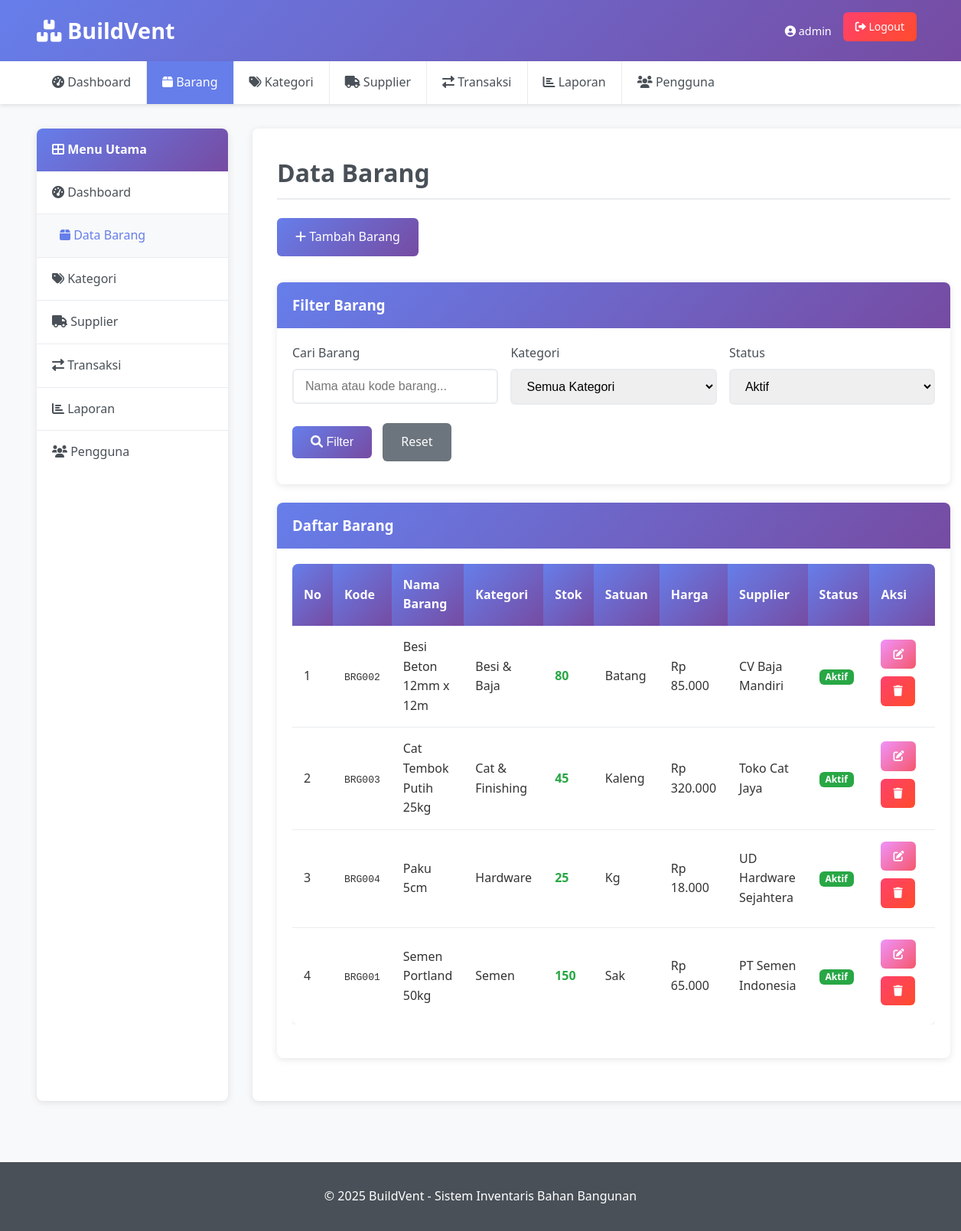
Page /barang.php (signed in) on the committed database.
### tables this page shows
CREATE TABLE IF NOT EXISTS barang (
    id INT PRIMARY KEY AUTO_INCREMENT,
    kode_barang VARCHAR(20) UNIQUE NOT NULL,
    nama_barang VARCHAR(100) NOT NULL,
    kategori_id INT,
    supplier_id INT,
    satuan VARCHAR(20) NOT NULL,
    stok INT DEFAULT 0,
    stok_minimum INT DEFAULT 0,
    harga DECIMAL(15,2) DEFAULT 0,
    lokasi VARCHAR(100),
    deskripsi TEXT,
    status ENUM('aktif', 'nonaktif') DEFAULT 'aktif',
    created_at TIMESTAMP DEFAULT CURRENT_TIMESTAMP,
    updated_at TIMESTAMP DEFAULT CURRENT_TIMESTAMP ON UPDATE CURRENT_TIMESTAMP,
    FOREIGN KEY (kategori_id) REFERENCES kategori(id),
    FOREIGN KEY (supplier_id) REFERENCES supplier(id)
);

CREATE TABLE IF NOT EXISTS kategori (
    id INT PRIMARY KEY AUTO_INCREMENT,
    nama_kategori VARCHAR(100) NOT NULL,
    deskripsi TEXT,
    status ENUM('aktif', 'nonaktif') DEFAULT 'aktif',
    created_at TIMESTAMP DEFAULT CURRENT_TIMESTAMP,
    updated_at TIMESTAMP DEFAULT CURRENT_TIMESTAMP ON UPDATE CURRENT_TIMESTAMP
);

CREATE TABLE IF NOT EXISTS supplier (
    id INT PRIMARY KEY AUTO_INCREMENT,
    nama_supplier VARCHAR(100) NOT NULL,
    kontak VARCHAR(50),
    alamat TEXT,
    email VARCHAR(100),
    status ENUM('aktif', 'nonaktif') DEFAULT 'aktif',
    created_at TIMESTAMP DEFAULT CURRENT_TIMESTAMP,
    updated_at TIMESTAMP DEFAULT CURRENT_TIMESTAMP ON UPDATE CURRENT_TIMESTAMP
);

### config/database.php (called while the page is built, shortened)
<?php
function formatRupiah($angka) {
    return "Rp " . number_format($angka, 0, ',', '.');
}
?>

### barang.php (the view, shortened to what this page needs)
<?php
require_once 'config/database.php';
$search = isset($_GET['search']) ? mysqli_real_escape_string($conn, $_GET['search']) : '';
$status_filter = isset($_GET['status']) ? mysqli_real_escape_string($conn, $_GET['status']) : 'aktif';
$where_conditions = ["b.status = '$status_filter'"];
$where_clause = implode(" AND ", $where_conditions);
$query = "
    SELECT b.*, k.nama_kategori, s.nama_supplier
    FROM barang b
    LEFT JOIN kategori k ON b.kategori_id = k.id
    LEFT JOIN supplier s ON b.supplier_id = s.id
    WHERE $where_clause
    ORDER BY b.nama_barang
";
$result = mysqli_query($conn, $query);
$barang_list = [];
if ($result) {
    while ($row = mysqli_fetch_assoc($result)) {
        $barang_list[] = $row;
    }
}
include 'includes/header.php';
?>
<div class="layout">
    <?php include 'includes/sidebar.php'; ?>
    <div class="main-content">
        <h1 class="page-title">Data Barang</h1>
        <div class="mb-3">
            <a href="barang_form.php" class="btn btn-primary">
                <i class="fas fa-plus"></i> Tambah Barang
            </a>
        </div>
        <div class="card mb-3">
            <div class="card-header">
                <h3>Filter Barang</h3>
            </div>
            <div class="card-body">
                <form method="GET" action="">
                    <div class="form-row">
                        <div class="form-group">
                            <label class="form-label">Cari Barang</label>
                            <input type="text" name="search" class="form-control"
                                   placeholder="Nama atau kode barang..."
                                   value="<?php echo htmlspecialchars($search); ?>">
                        </div>
                        <div class="form-group">
                            <label class="form-label">Kategori</label>
                            <select name="kategori" class="form-control">
                                <option value="">Semua Kategori</option>
                            </select>
                        </div>
                        <div class="form-group">
                            <label class="form-label">Status</label>
                            <select name="status" class="form-control">
                                <option value="aktif" <?php echo $status_filter == 'aktif' ? 'selected' : ''; ?>>Aktif</option>
                            </select>
                        </div>
                    </div>
                    <button type="submit" class="btn btn-primary">
                        <i class="fas fa-search"></i> Filter
                    </button>
                    <a href="barang.php" class="btn btn-secondary">Reset</a>
                </form>
            </div>
        </div>
        <div class="card">
            <div class="card-header">
                <h3>Daftar Barang</h3>
            </div>
            <div class="card-body">
                <?php if (empty($barang_list)): ?>
                    <p class="text-muted text-center">Tidak ada data barang.</p>
                <?php else: ?>
                    <div class="table-container">
                        <table class="table">
                            <thead>
                                <tr>
                                    <th>No</th>
                                    <th>Kode</th>
                                    <th>Nama Barang</th>
                                    <th>Kategori</th>
                                    <th>Stok</th>
                                    <th>Satuan</th>
                                    <th>Harga</th>
                                    <th>Supplier</th>
                                    <th>Status</th>
                                    <th class="no-print">Aksi</th>
                                </tr>
                            </thead>
                            <tbody>
                                <?php foreach ($barang_list as $index => $barang): ?>
                                    <tr>
                                        <td><?php echo $index + 1; ?></td>
                                        <td><code><?php echo htmlspecialchars($barang['kode_barang']); ?></code></td>
                                        <td><?php echo htmlspecialchars($barang['nama_barang']); ?></td>
                                        <td><?php echo htmlspecialchars($barang['nama_kategori'] ?? '-'); ?></td>
                                        <td class="<?php echo $barang['stok'] <= $barang['stok_minimum'] ? 'text-danger' : 'text-success'; ?>">
                                            <strong><?php echo $barang['stok']; ?></strong>
                                        </td>
                                        <td><?php echo htmlspecialchars($barang['satuan']); ?></td>
                                        <td><?php echo formatRupiah($barang['harga']); ?></td>
                                        <td><?php echo htmlspecialchars($barang['nama_supplier'] ?? '-'); ?></td>
                                        <td>
                                            <?php if ($barang['status'] == 'aktif'): ?>
                                                <span class="badge bg-success">Aktif</span>
                                            <?php else: ?>
                                                <span class="badge bg-danger">Nonaktif</span>
                                            <?php endif; ?>
                                        </td>
                                        <td class="no-print">
                                            <a href="barang_form.php?edit=<?php echo $barang['id']; ?>"
                                               class="btn btn-warning btn-sm">
                                                <i class="fas fa-edit"></i>
                                            </a>
                                            <?php if ($barang['status'] == 'aktif'): ?>
                                                <a href="?delete=<?php echo $barang['id']; ?>"
                                                   class="btn btn-danger btn-sm"
                                                   onclick="return confirmDelete('Yakin ingin menghapus barang ini?')">
                                                    <i class="fas fa-trash"></i>
                                                </a>
                                            <?php endif; ?>
                                        </td>
                                    </tr>
                                <?php endforeach; ?>
                            </tbody>
                        </table>
                    </div>
                <?php endif; ?>
            </div>
        </div>
    </div>
</div>
<?php include 'includes/footer.php'; ?>

### rows in the picture
barang: kode_barang "BRG002", nama_barang "Besi Beton 12mm x 12m", kategori.nama_kategori "Besi & Baja", stok "80", satuan "Batang", harga "Rp 85.000", supplier.nama_supplier "CV Baja Mandiri", status "Aktif"
barang: kode_barang "BRG003", nama_barang "Cat Tembok Putih 25kg", kategori.nama_kategori "Cat & Finishing", stok "45", satuan "Kaleng", harga "Rp 320.000", supplier.nama_supplier "Toko Cat Jaya", status "Aktif"
barang: kode_barang "BRG004", nama_barang "Paku 5cm", kategori.nama_kategori "Hardware", stok "25", satuan "Kg", harga "Rp 18.000", supplier.nama_supplier "UD Hardware Sejahtera", status "Aktif"
barang: kode_barang "BRG001", nama_barang "Semen Portland 50kg", kategori.nama_kategori "Semen", stok "150", satuan "Sak", harga "Rp 65.000", supplier.nama_supplier "PT Semen Indonesia", status "Aktif"

### other values in the picture
$_SESSION['username'] "admin"
